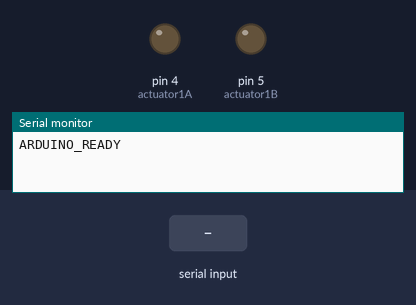
Bench run of a sketch on a simulated Arduino Uno, built with avr-gcc and run on an emulated ATmega328P. Shown: output pins drawn as LEDs (lit = HIGH), the last lines printed to the serial monitor. Inputs (shaded band) come from the test bench.

Above: at 1.2 s.
1.3 s: "HELLO,1\n" received over Serial
At 1.38 s:
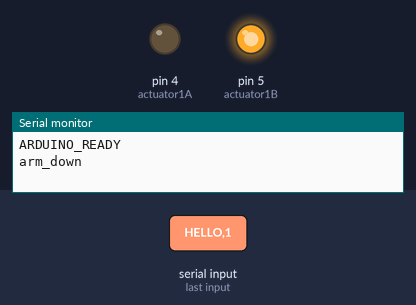
Timing chart, 0 to 4.3 s (numbered marks = the images above; inputs shaded):
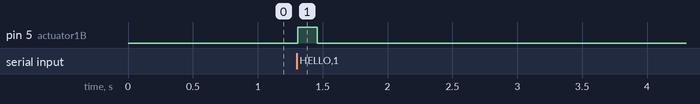

The sketch:

test.ino
```cpp
const int actuator1A = 4;
const int actuator1B = 5;

unsigned long lastCmdTime = 0;
const unsigned long TIMEOUT = 2000;
bool connected = false;

void setup() {
  Serial.begin(9600);
  Serial.setTimeout(10);

  pinMode(actuator1A, OUTPUT);
  pinMode(actuator1B, OUTPUT);

  Serial.println("ARDUINO_READY");
}

void loop() {
  handleSerial();
  checkTimeout();
}

void handleSerial() {
  if (Serial.available()) {
    String cmd = Serial.readStringUntil('\n');
    cmd.trim();
    lastCmdTime = millis();

    if (cmd == "HELLO") {
      Serial.println("ARDUINO_READY");
      return;
    } else if (cmd == "STOP") {
      stop_all();
      return;
    }

    connected = true;
    processCommand(cmd);
  }
}

void processCommand(String cmd) {
  int x, y, z;
  int buttons[9];
  int idx = 0;

  // Parse CSV
  for (int i = 0; i < 11 && idx < cmd.length(); i++) {
    int nextComma = cmd.indexOf(',', idx);
    String token = (nextComma == -1) ? cmd.substring(idx) : cmd.substring(idx, nextComma);
    int val = token.toInt();
    if (i == 0) x = val;
    else if (i == 1) y = val;
    else if (i == 2) z = val;
    else buttons[i - 3] = val;
    idx = (nextComma == -1) ? cmd.length() : nextComma + 1;
  }

  if (y == 1) arm_down();
  else if (y == -1) arm_up();

  if (x == 0 && y == 0) stop_all();
}

void checkTimeout() {
  if (millis() - lastCmdTime > TIMEOUT && connected) {
    connected = false;
    stop_all();
  }
}


void arm_up() {
  Serial.println("arm_up");
  for (int i = 0; i < 15; i++) { // adjust iteration count as needed
    digitalWrite(actuator1A, HIGH);
    digitalWrite(actuator1B, LOW);
    delay(10); // small delay for smooth motion
  }
  stop_all(); // stop after motion
}

void arm_down() {
  Serial.println("arm_down");
  for (int i = 0; i < 15; i++) { // adjust iteration count as needed
    digitalWrite(actuator1A, LOW);
    digitalWrite(actuator1B, HIGH);
    delay(10); // small delay for smooth motion
  }
  stop_all(); // stop after motion
}


void stop_all() {
  Serial.println("stop_all");
  digitalWrite(actuator1A, LOW);
  digitalWrite(actuator1B, LOW);
}
```

Measured:
- after the input at 1.3 s, pin 5 (actuator1B): LOW → HIGH at once, → LOW 0.15 s later
